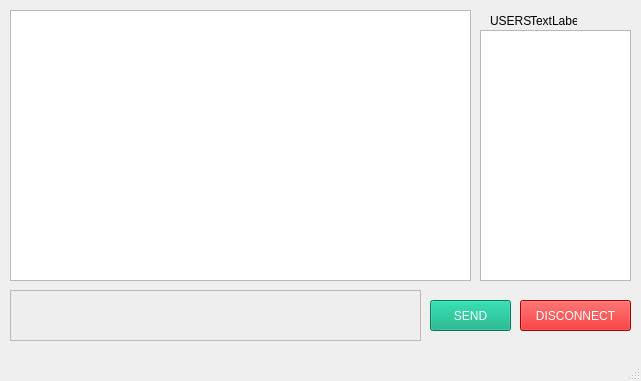
<?xml version="1.0" encoding="UTF-8"?>
<ui version="4.0">
 <class>MainWindow</class>
 <widget class="QMainWindow" name="MainWindow">
  <property name="geometry">
   <rect>
    <x>0</x>
    <y>0</y>
    <width>641</width>
    <height>381</height>
   </rect>
  </property>
  <property name="windowTitle">
   <string>MainWindow</string>
  </property>
  <widget class="QWidget" name="centralwidget">
   <widget class="QTextBrowser" name="textBrowser">
    <property name="geometry">
     <rect>
      <x>10</x>
      <y>10</y>
      <width>461</width>
      <height>271</height>
     </rect>
    </property>
   </widget>
   <widget class="QListWidget" name="connected_clients">
    <property name="geometry">
     <rect>
      <x>480</x>
      <y>30</y>
      <width>151</width>
      <height>251</height>
     </rect>
    </property>
    <property name="wordWrap">
     <bool>false</bool>
    </property>
    <property name="itemAlignment">
     <set>Qt::AlignLeading</set>
    </property>
    <property name="currentRow">
     <number>-1</number>
    </property>
   </widget>
   <widget class="QTextEdit" name="textEdit">
    <property name="geometry">
     <rect>
      <x>10</x>
      <y>290</y>
      <width>411</width>
      <height>51</height>
     </rect>
    </property>
    <property name="styleSheet">
     <string notr="true">background-color: rgb(238, 238, 238);</string>
    </property>
   </widget>
   <widget class="QPushButton" name="disconnect_button">
    <property name="geometry">
     <rect>
      <x>520</x>
      <y>300</y>
      <width>111</width>
      <height>31</height>
     </rect>
    </property>
    <property name="styleSheet">
     <string notr="true">background-color: rgb(226, 0, 0);
color: white;</string>
    </property>
    <property name="text">
     <string>DISCONNECT</string>
    </property>
   </widget>
   <widget class="QPushButton" name="send_button">
    <property name="geometry">
     <rect>
      <x>430</x>
      <y>300</y>
      <width>81</width>
      <height>31</height>
     </rect>
    </property>
    <property name="autoFillBackground">
     <bool>false</bool>
    </property>
    <property name="styleSheet">
     <string notr="true">background-color: rgb(0, 170, 127);
color: white;
</string>
    </property>
    <property name="text">
     <string>SEND</string>
    </property>
    <property name="default">
     <bool>false</bool>
    </property>
    <property name="flat">
     <bool>false</bool>
    </property>
   </widget>
   <widget class="QLabel" name="label">
    <property name="geometry">
     <rect>
      <x>490</x>
      <y>10</y>
      <width>41</width>
      <height>21</height>
     </rect>
    </property>
    <property name="text">
     <string>USERS: </string>
    </property>
   </widget>
   <widget class="QLabel" name="user_count">
    <property name="geometry">
     <rect>
      <x>530</x>
      <y>10</y>
      <width>47</width>
      <height>21</height>
     </rect>
    </property>
    <property name="text">
     <string>TextLabel</string>
    </property>
   </widget>
  </widget>
  <widget class="QMenuBar" name="menubar">
   <property name="geometry">
    <rect>
     <x>0</x>
     <y>0</y>
     <width>641</width>
     <height>21</height>
    </rect>
   </property>
  </widget>
  <widget class="QStatusBar" name="statusbar"/>
 </widget>
 <resources/>
 <connections/>
</ui>
